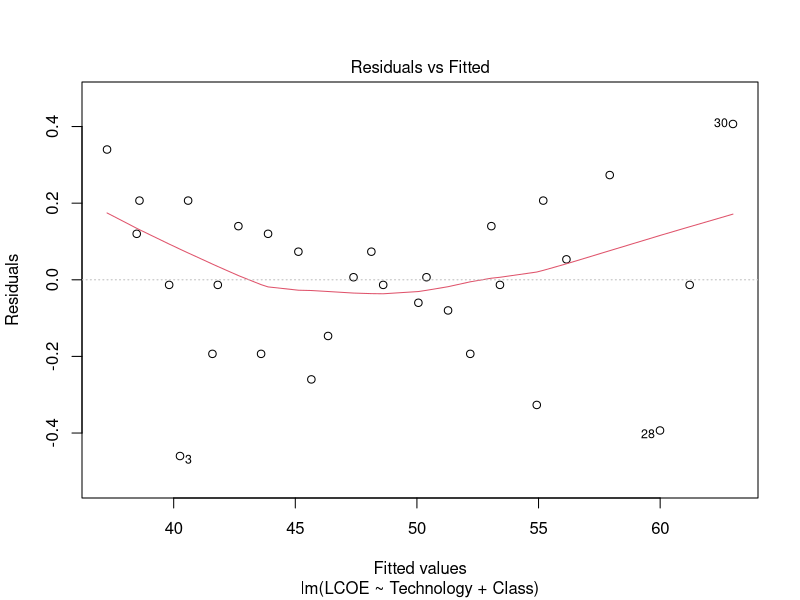
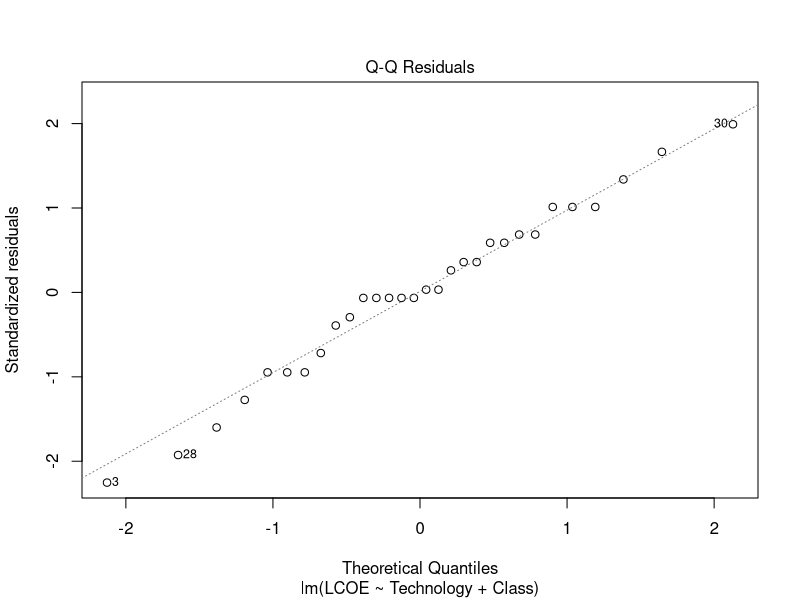
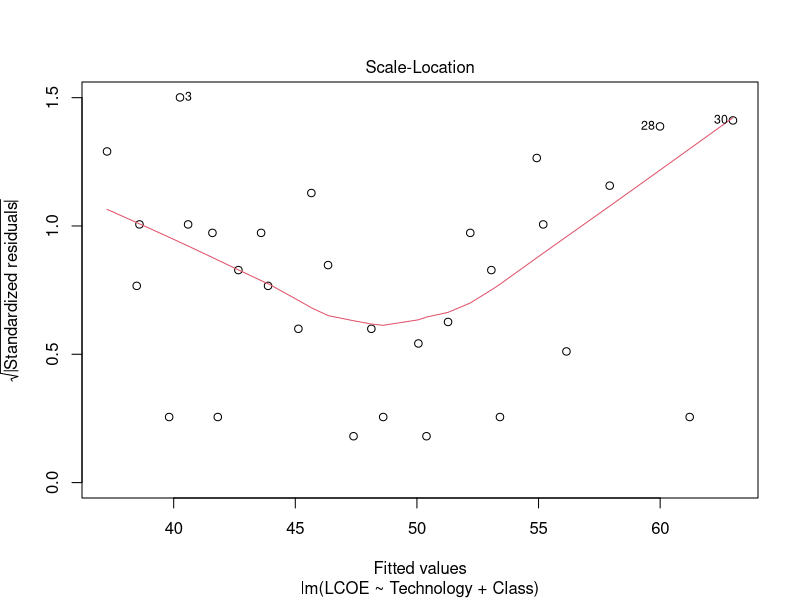
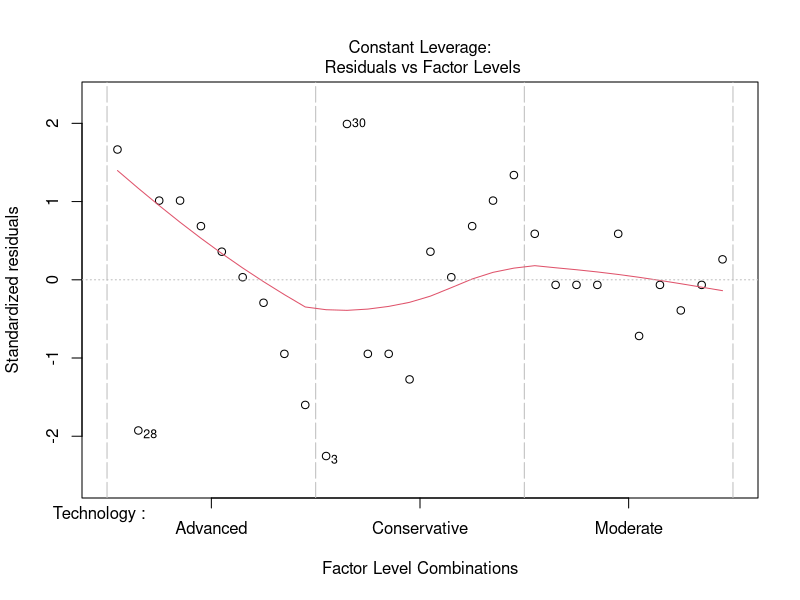
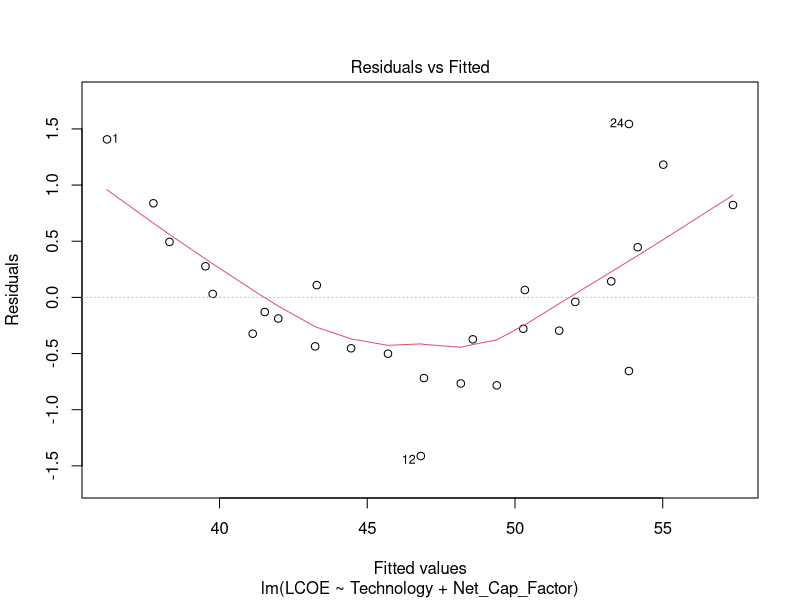
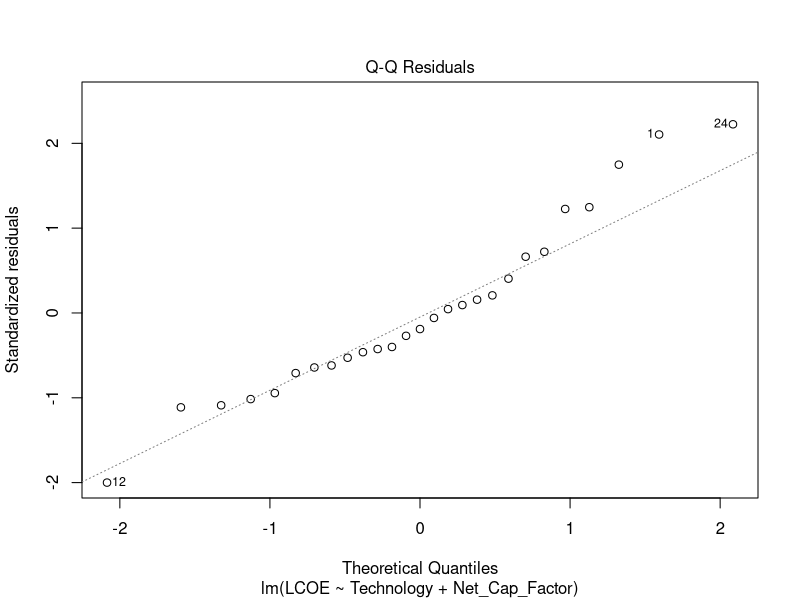
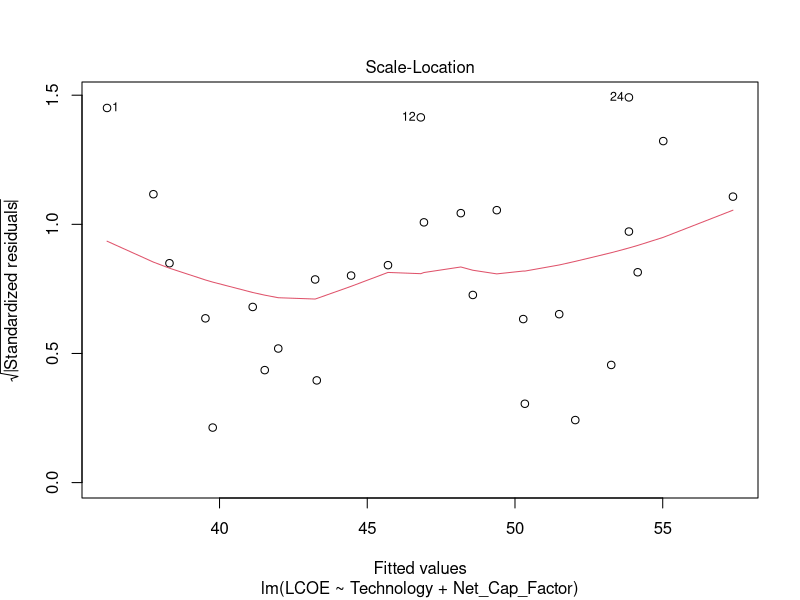
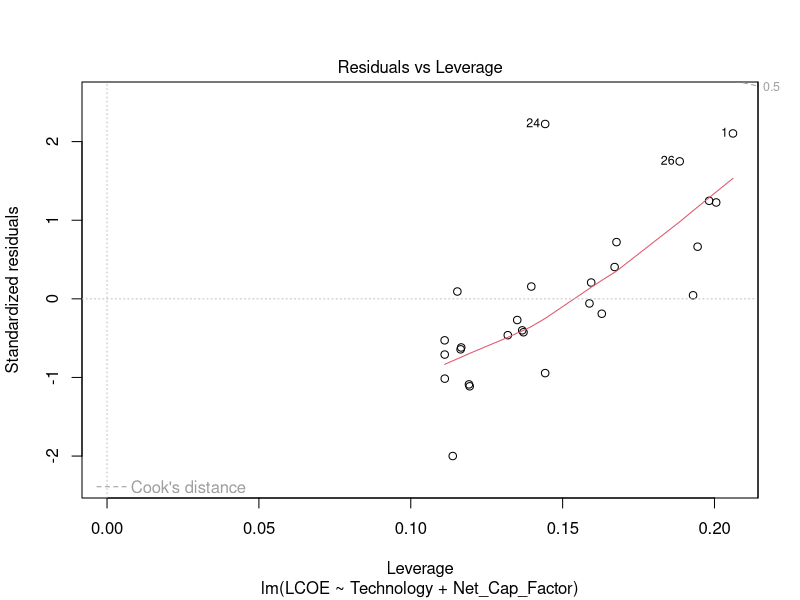

R code for these plots, in order:
## ---- chunk 1
#Load packages
library(tidyverse)
library(here)
library(dplyr)
library(readxl)
library(openxlsx)

#Load in data
Solar_ATB <- read.csv("Processed_Data/Solar_ATB_Processed.csv")
## ---- chunk 2
Model1.lm <- lm(LCOE ~
                Technology +
                Class,
                data = Solar_ATB)
summary(Model1.lm)
plot(Model1.lm)

view(Solar_ATB)

## ---- chunk 3
# Remove data point 28,29,30
Solar_ATB_Model1.2 <- Solar_ATB[-c(28,29,30),]
Model1.2.lm <- lm(LCOE ~
                Technology +
                Net_Cap_Factor,
             data = Solar_ATB_Model1.2)
summary(Model1.2.lm)
plot(Model1.2.lm)
AIC(Model1.2.lm)


# Remove data point 28,29,30
Solar_ATB_Model1.3 <- Solar_ATB[-c(28,29,30),]
Model1.3.lm <- lm(LCOE ~
                Technology +
                Class,
             data = Solar_ATB_Model1.2)
summary(Model1.3.lm)
plot(Model1.3.lm)
AIC(Model1.3.lm)
## ---- chunk 4
Model2.lm <- lm(LCOE ~
                Technology +
                Net_Cap_Factor,
             data = Solar_ATB)
summary(Model2.lm)
plot(Model2.lm)
## ---- chunk 5
# Remove data point 1,29,30
Solar_ATB_Model2.2 <- Solar_ATB[-c(1,29,30),]
Model2.2.lm <- lm(LCOE ~
                Technology +
                Net_Cap_Factor,
             data = Solar_ATB_Model2.2)
summary(Model2.2.lm)
plot(Model2.2.lm)
AIC(Model2.2.lm)
## ---- chunk 6
# Model variable: Technology and generation
Model3.lm <- lm(LCOE ~
                Technology +
                log(Annual_Energy_Production),
             data = Solar_ATB)
summary(Model3.lm)
plot(Model3.lm)
## ---- chunk 7
# Remove data point 1,29,30
Solar_ATB_Model3.2 <- Solar_ATB[-c(1,29,30),]
Model3.2.lm <- lm(LCOE ~
                Technology +
                log(Annual_Energy_Production),
             data = Solar_ATB_Model3.2)
summary(Model3.2.lm)
plot(Model3.2.lm)
AIC(Model3.2.lm)
